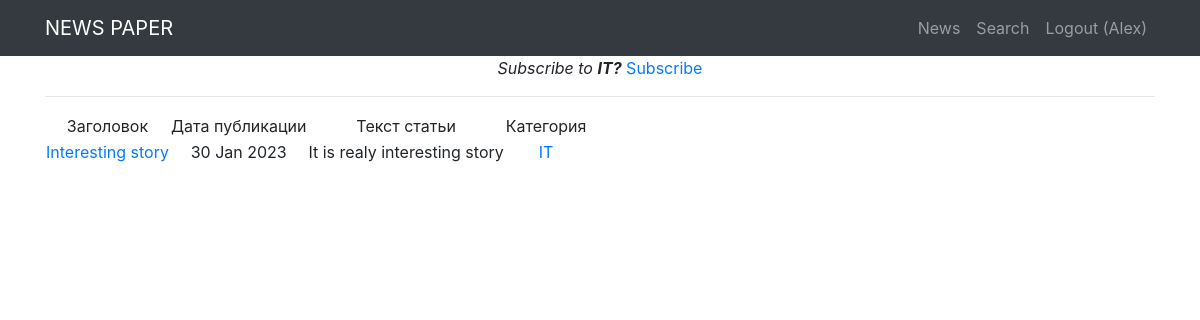
Before: /news/category/2 (signed in) with the older database file.
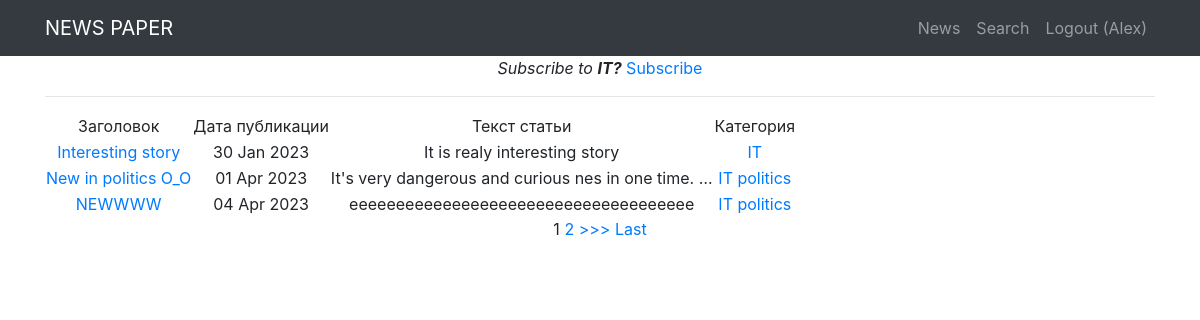
After: the same page with the newer database file.
### News/models.py (models this page shows, shortened)
class Post(models.Model):
    article = 'AR'
    new = 'NW'
    TYPES = [
        (article, 'Статья'),
        (new, 'Новость')
    ]
    type = models.CharField(max_length=2, choices=TYPES, default=article)
    time_post = models.DateTimeField(auto_now_add=True)
    name = models.CharField(max_length=122)
    text_post = models.TextField()
    rating_post = models.IntegerField(default=0)
    authors = models.ForeignKey(Author, on_delete=models.CASCADE)
    categories = models.ManyToManyField(Category, through='PostCategory')

class Category(models.Model):
    category = models.CharField(max_length=64, unique=True)
    subscribers = models.ManyToManyField(User, blank=True)
    def __str__(self):
        return f'{self.category}'

### News/views.py (the view)
# urls.py: path('category/<int:pk>', PostCategoryView.as_view(), name='category'),
class PostCategoryView(ListView):
    model = Post
    template_name = 'flatpages/category.html'
    context_object_name = 'news'
    ordering = ['-id']
    paginate_by = 3
    def get_queryset(self):
        self.id = resolve(self.request.path_info).kwargs['pk']
        c = Category.objects.get(id=self.id)
        queryset = Post.objects.filter(categories=c)
        return queryset
    def get_context_data(self, **kwargs):
        context = super().get_context_data(**kwargs)
        user = self.request.user
        category = Category.objects.get(id=self.id)
        is_subscribed = category.subscribers.filter(id=user.id)
        if not user.is_authenticated:
            redirect('http://127.0.0.1:8000/accounts/login/')
        else:
            context['category'] = category
            if is_subscribed:
                context['is_subscribed'] = is_subscribed
            return context

### templates/flatpages/category.html (shortened to what this page needs)
{% extends 'flatpages/default.html' %}
{% block content %}
    {% if not is_subscribed %}
        <div>
            <em>
                Subscribe to
                <strong> {{ category }}?</strong>
            </em>
            <a href="{% url 'subscribe' pk=category.id %}">
            Subscribe
            </a>
        </div>
    {% endif %}
    <hr>
    {% if news %}
        <table>
            <tr>
                <td>
                    Заголовок
                </td>
                <td>
                    Дата публикации
                </td>
                <td>
                    Текст статьи
                </td>
                <td>
                    Категория
                </td>
            </tr>
        {% for new in news %}
            <tr>
                <td>
                    <a href="{% url 'new' new.id %}"> {{ new.name }} </a>
                </td>
                <td>
                    {{ new.time_post|date:'d M Y' }}
                </td>
                <td>
                    {{ new.text_post|truncatechars:50 }}
                </td>
                <td>
                    {% for category in new.categories.all %}
                        <a href="{% url 'category' category.id %}"> {{ category }} </a>
                    {% endfor %}
                </td>
            </tr>
        {% endfor %}
        </table>
    {% else %}
        <h2><a href="/accounts/login/"> Для отображения статей по категориям нужно зарегистрироваться!</a></h2>
    {% endif %}
    {% if is_paginated %}
        {% for num in page_obj.paginator.page_range %}
            {% if page_obj.number == num %}
                <a>{{ num }}</a>
            {% elif num > page_obj.number|add:'-3' and num < page_obj.number|add:'3' %}
                <a href="?page={{ num }}">{{ num }}</a>
            {% endif %}
        {% endfor %}
        {% if page_obj.has_next %}
            <a href="?page={{ page_obj.next_page_number }}">>>></a>
            <a href="?page={{ page_obj.paginator.num_pages }}">Last</a>
        {% endif %}
    {% endif %}
{% endblock content %}

Changed rows visible on the page:
added Post: name "New in politics O_O", time_post "01 Apr 2023", text_post "It's very dangerous and curious nes in one time. …", Category (category "IT")
now on this page (row unchanged): Category: category "politics"
added Post: name "NEWWWW", time_post "04 Apr 2023", text_post "eeeeeeeeeeeeeeeeeeeeeeeeeeeeeeeeeeeee", Category (category "IT")
Other visible differences:
new list line: "1"
new list line: "2"
text now shown: ">>> Last"
